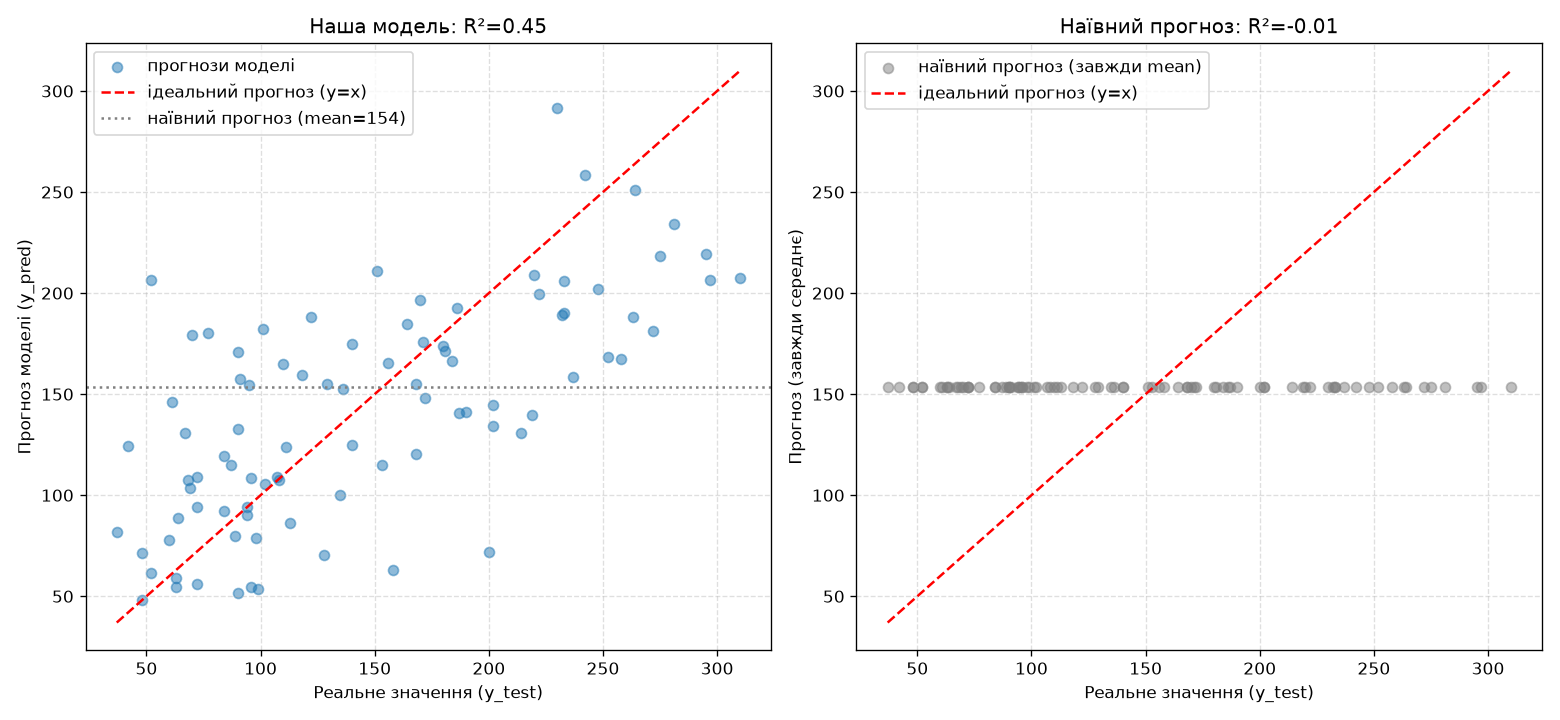

Source code (Python):
import numpy as np
import matplotlib.pyplot as plt
from sklearn.datasets import load_diabetes
from sklearn.model_selection import train_test_split
from sklearn.pipeline import Pipeline
from sklearn.preprocessing import StandardScaler
from sklearn.linear_model import LinearRegression
from sklearn.metrics import r2_score

diabetes = load_diabetes(as_frame=True)
X, y = diabetes.data, diabetes.target
X_train, X_test, y_train, y_test = train_test_split(X, y, test_size=0.2, random_state=42)

pipe = Pipeline([("scaler", StandardScaler()), ("model", LinearRegression())])
pipe.fit(X_train, y_train)
y_pred = pipe.predict(X_test)
r2 = r2_score(y_test, y_pred)

y_naive = np.full_like(y_test, y_train.mean())  # "завжди кажи середнє"
r2_naive = r2_score(y_test, y_naive)

fig, axes = plt.subplots(1, 2, figsize=(13, 6))

# --- Ліва панель: наша модель ---
ax = axes[0]
ax.scatter(y_test, y_pred, alpha=0.5, label="прогнози моделі")
lims = [min(y_test.min(), y_pred.min()), max(y_test.max(), y_pred.max())]
ax.plot(lims, lims, "r--", label="ідеальний прогноз (y=x)")
ax.axhline(y_train.mean(), color="gray", linestyle=":", label=f"наївний прогноз (mean={y_train.mean():.0f})")
ax.set_xlabel("Реальне значення (y_test)")
ax.set_ylabel("Прогноз моделі (y_pred)")
ax.set_title(f"Наша модель: R²={r2:.2f}")
ax.legend()
ax.grid(True, linestyle="--", alpha=0.4)

# --- Права панель: наївний прогноз (завжди середнє) ---
ax = axes[1]
ax.scatter(y_test, y_naive, alpha=0.5, color="gray", label="наївний прогноз (завжди mean)")
ax.plot(lims, lims, "r--", label="ідеальний прогноз (y=x)")
ax.set_xlabel("Реальне значення (y_test)")
ax.set_ylabel("Прогноз (завжди середнє)")
ax.set_title(f"Наївний прогноз: R²={r2_naive:.2f}")
ax.legend()
ax.grid(True, linestyle="--", alpha=0.4)

plt.tight_layout()
plt.savefig("code/phase-2/02c_r2_visualization.png", dpi=120)
print("saved to code/phase-2/02c_r2_visualization.png")
print(f"R² модель: {r2:.3f}, R² наївний прогноз: {r2_naive:.3f}")
